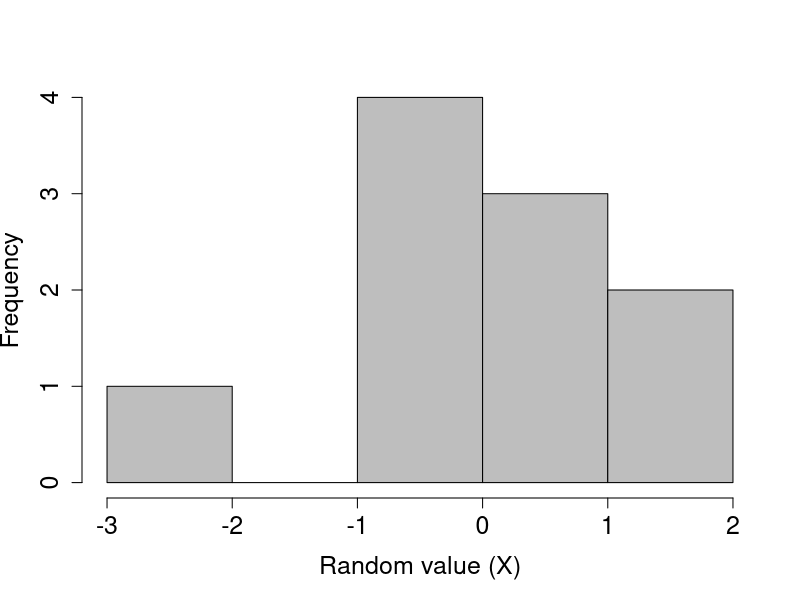
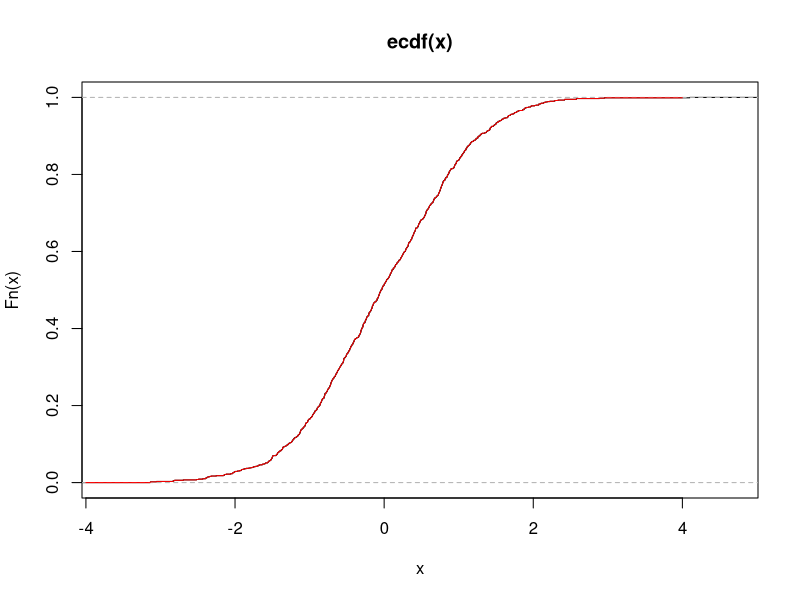

These figures' R source, in order:
#clear global environment
rm(list = ls())

rand_norm <- rnorm(n = 10, mean = 0, sd = 1)

hist(rand_norm, xlab = "Random value (X)", col = "grey",
     main = "", cex.lab = 1.5, cex.axis = 1.5)

qnorm(0.05)
qnorm(0.95)
qnorm(0.975)

monte_carlo_normal <- function(N, sample_size, alpha, mu, sigma){
  count <- 0
  for (i in 1:N ) {
    rand_norm <- rnorm(n = sample_size, mean = mu, sd = sigma)
    CI_lower <- (mean(rand_norm)-(qnorm((1-(alpha/2)))*(sqrt(variance(rand_norm))/sqrt(sample_size))))
    CI_upper <- (mean(rand_norm)+(qnorm((1-(alpha/2)))*(sqrt(variance(rand_norm))/sqrt(sample_size))))
    if (mu >= CI_lower && mu <= CI_upper) {
    count <- count + 1
    }
  }
  coverage <- count/N
}
# As N increases then coverage should converge to 1-alpha by LLN
# Plot the coverage as N increases and as sample size increases


edf <- function(x, increment) {
  out<-numeric(length(increment))
  length <- length(increment) #To stop it from recalculating this in the loop
  for(i in 1:length) {
    indicator <- as.numeric(x<=increment[i])
    out[i] <- sum(indicator)/length(increment)
  }
  out
}

sample_edf <- function(x, n){ #Sampling from data with replacement
  out <- rep(0, n)
  values <- floor(runif(n, min = 1, max = length(x)))
  for (i in 1:n){
    out[i] <- x[values[i]]
  }
  return(out)
}

make_boot_sample <- function(x, n, B){ #Makes bootstrap sample
  out <- matrix(0, nrow = B, ncol = n)
  for (b in 1:B){
    out[b,] <- sample_edf(x, n)
  }
  return(out)
}

# test to see if the edf function matches the base R one
x <- rnorm(1000)
plot(ecdf(x))
lines(seq(-4, 4, length=1000), 
      edf(x, seq(-4, 4, length=1000)), 
      col='red')

y <- c(1, 2, 3, 4, 5)
